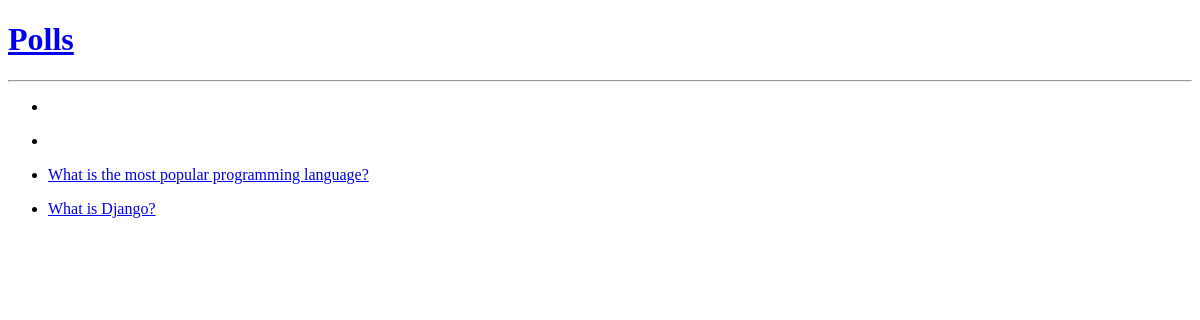
Before: / with the older database file.
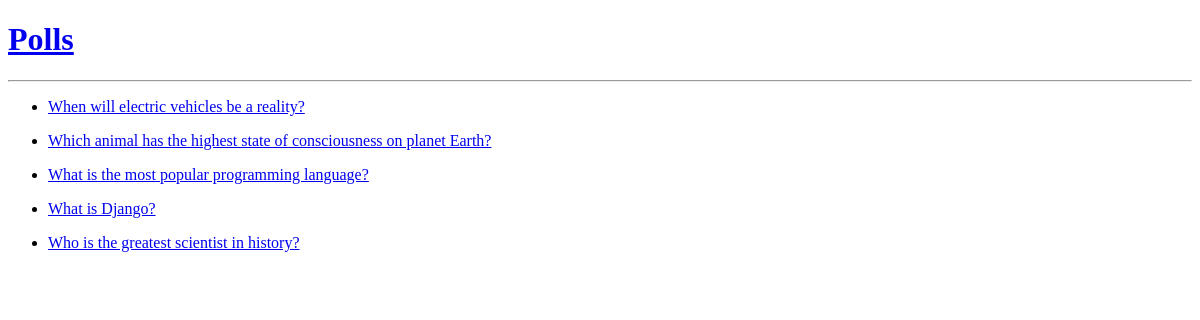
After: the same page with the newer database file.
### polls/models.py (models this page shows, shortened)
class Question(models.Model):
	question_text = models.CharField(max_length=200)
	pub_date = models.DateTimeField('date published')

### polls/views.py (the view)
# urls.py: path('', HomeView.as_view(), name="home"),
class HomeView(generic.ListView):
	template_name="polls/home.html"
	context_object_name='questions'
	def get_queryset(self):
		return Q.objects.filter(pub_date__lte=now()).order_by("-pub_date")

### polls/templates/polls/home.html (shortened to what this page needs)
{% extends 'polls/base.html' %}
{% block body %}
	{% if questions %}
		{% for q in questions %}
			<ul>
				<li><a href="{% url 'detail' q.id %}">{{q.question_text}}</a></li>
			</ul>
		{% endfor %}
	{% else %}
		<p>No polls are available yet!!!</p>
	{% endif %}
{% endblock body %}

### polls/templates/polls/base.html (shortened to what this page needs)
{% load static %}
<!DOCTYPE html>
<html>
<head>
	<link rel="stylesheet" type="text/css" href="{% static 'polls/style.css' %}">
</head>
<body>
	<h1><a href="{% url 'home' %}">Polls</h1>
	<hr>
	{% block body %}
	{% endblock body %}
</body>
</html>

### polls/static/polls/style.css (style rules this page uses)
h1 { color: indianred; }

Changed rows visible on the page:
added Question: question_text "When will electric vehicles be a reality?"
added Question: question_text "Which animal has the highest state of consciousness on planet Earth?"
added Question: question_text "Who is the greatest scientist in history?"
